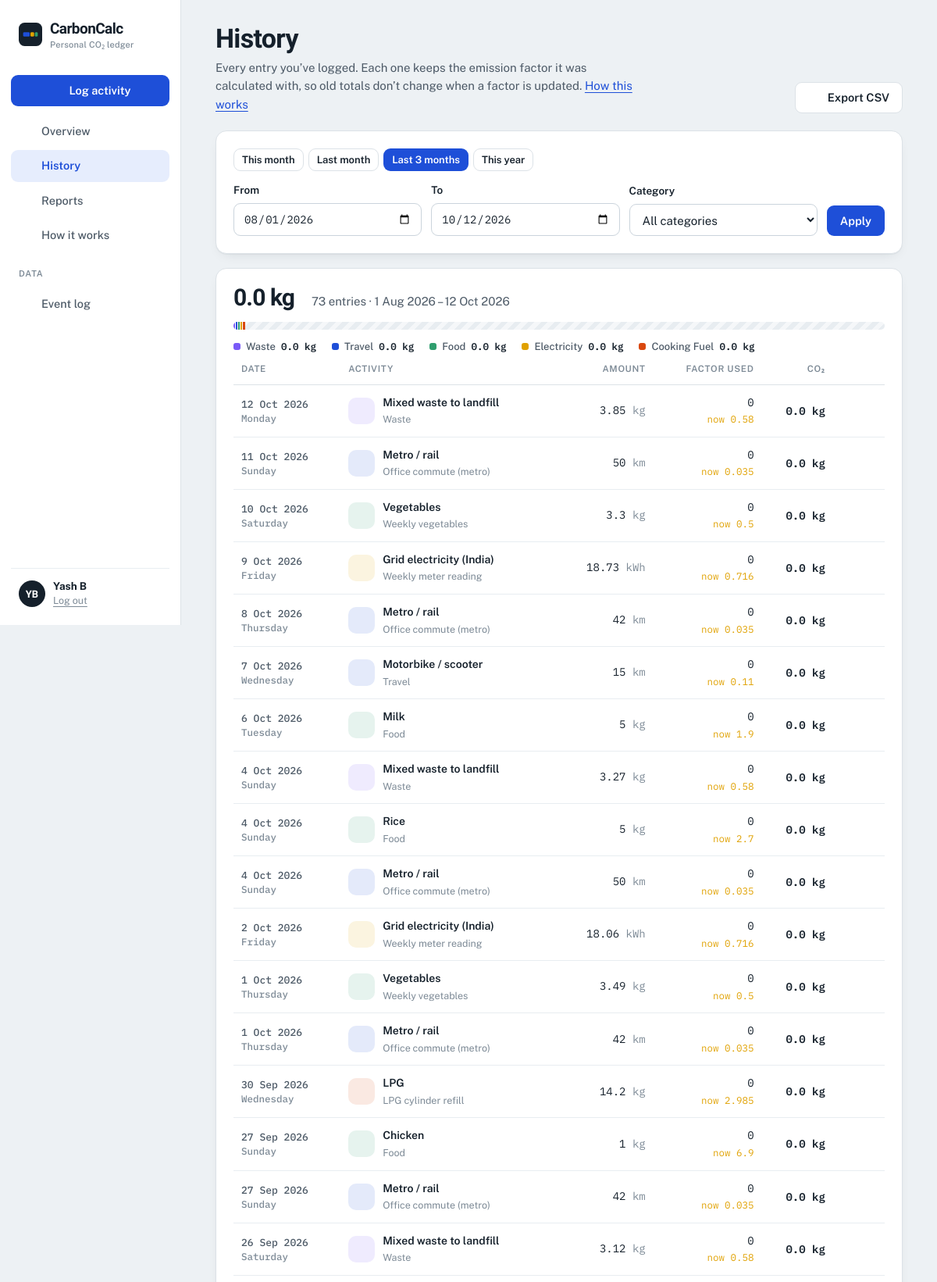
Screenshot of /history.php (signed in, upper part) with the database file from the repository.
### tables this page shows
CREATE TABLE activity_log (
  log_id             INT AUTO_INCREMENT PRIMARY KEY,
  user_id            INT NOT NULL,
  factor_id          INT NOT NULL,
  quantity           DECIMAL(10,2) NOT NULL CHECK (quantity > 0),
  log_date           DATE NOT NULL,
  factor_value_used  DECIMAL(10,4) NOT NULL DEFAULT 0,
  co2_kg             DECIMAL(12,3) NOT NULL DEFAULT 0,
  note               VARCHAR(255) NULL,
  created_at         TIMESTAMP NOT NULL DEFAULT CURRENT_TIMESTAMP,
  CONSTRAINT fk_log_user   FOREIGN KEY (user_id)   REFERENCES users(user_id) ON DELETE CASCADE,
  CONSTRAINT fk_log_factor FOREIGN KEY (factor_id) REFERENCES emission_factor(factor_id) ON DELETE RESTRICT,
  INDEX idx_log_date (log_date),
  INDEX idx_user_date (user_id, log_date)
);

CREATE TABLE emission_factor (
  factor_id        INT AUTO_INCREMENT PRIMARY KEY,
  category_id      INT NOT NULL,
  factor_name      VARCHAR(100) NOT NULL,
  unit             VARCHAR(20) NOT NULL,
  kg_co2_per_unit  DECIMAL(10,4) NOT NULL CHECK (kg_co2_per_unit >= 0),
  source           VARCHAR(150) NOT NULL,
  is_active        TINYINT(1) NOT NULL DEFAULT 1,
  updated_at       TIMESTAMP NOT NULL DEFAULT CURRENT_TIMESTAMP ON UPDATE CURRENT_TIMESTAMP,
  CONSTRAINT fk_factor_category FOREIGN KEY (category_id)
      REFERENCES category(category_id) ON DELETE RESTRICT ON UPDATE CASCADE,
  UNIQUE KEY uq_factor (category_id, factor_name)
);

CREATE TABLE category (
  category_id    INT AUTO_INCREMENT PRIMARY KEY,
  category_name  VARCHAR(50) NOT NULL UNIQUE,
  unit           VARCHAR(20) NOT NULL
);

### history.php (the view, shortened to what this page needs)
<?php
require 'includes/auth.php';
$uid = $_SESSION['user_id'];
$db  = db();
$isDate = fn($s) => is_string($s) && ($d = DateTime::createFromFormat('Y-m-d', $s)) && $d->format('Y-m-d') === $s;
$from = $isDate($_GET['from'] ?? null) ? $_GET['from'] : date('Y-m-01', strtotime('-2 months'));
$to   = $isDate($_GET['to'] ?? null)   ? $_GET['to']   : date('Y-m-d');
$cid  = (int)($_GET['category'] ?? 0);
$sql = 'SELECT a.log_id, a.log_date, c.category_name, f.factor_name, a.quantity, f.unit,
               a.factor_value_used, f.kg_co2_per_unit, a.co2_kg, f.source, a.note
        FROM activity_log a
        JOIN emission_factor f ON f.factor_id = a.factor_id
        JOIN category c        ON c.category_id = f.category_id
        WHERE a.user_id = ? AND a.log_date BETWEEN ? AND ?';
$args = [$uid, $from, $to];
$sql .= ' ORDER BY a.log_date DESC, a.log_id DESC';
$st = $db->prepare($sql); $st->execute($args); $rows = $st->fetchAll();
$sum = array_sum(array_column($rows, 'co2_kg'));
$byCat = [];
foreach ($rows as $r) $byCat[$r['category_name']] = ($byCat[$r['category_name']] ?? 0) + $r['co2_kg'];
arsort($byCat);
$ranges = [
    'This month'    => [date('Y-m-01'), date('Y-m-d')],
    'Last month'    => [date('Y-m-01', strtotime('first day of last month')), date('Y-m-t', strtotime('last day of last month'))],
    'Last 3 months' => [date('Y-m-01', strtotime('-2 months')), date('Y-m-d')],
    'This year'     => [date('Y-01-01'), date('Y-m-d')],
];
$qs = fn(array $extra = []) => http_build_query(array_merge(['from' => $from, 'to' => $to, 'category' => $cid ?: null], $extra));
$fmtQty = 'trimnum';
include 'includes/header.php';
?>
<div class="page-head">
  <div>
    <h1>History</h1>
    <p>Every entry you’ve logged. Each one keeps the emission factor it was calculated with, so old totals don’t change when a factor is updated. <a href="methodology.php#flow">How this works</a></p>
  </div>
  <a class="btn btn-quiet" href="history.php?<?= e($qs(['export' => 1])) ?>"><?= icon('download') ?>Export CSV</a>
</div>
<form class="card" method="get">
  <div class="presets">
    <?php foreach ($ranges as $label => [$a, $b2]): $on = $from === $a && $to === $b2; ?>
      <a class="btn btn-sm <?= $on ? 'btn-primary' : 'btn-quiet' ?>" href="?<?= e(http_build_query(['from' => $a, 'to' => $b2, 'category' => $cid ?: null])) ?>"><?= $label ?></a>
    <?php endforeach; ?>
  </div>
  <div class="filters">
    <label>From <input type="date" name="from" value="<?= e($from) ?>" max="<?= date('Y-m-d') ?>"></label>
    <label>To <input type="date" name="to" value="<?= e($to) ?>" max="<?= date('Y-m-d') ?>"></label>
    <label>Category
      <select name="category"><option value="0">All categories</option>
      </select></label>
    <div class="actions"><button>Apply</button></div>
  </div>
</form>
<section class="card">
  <?php if ($rows): ?>
  <div class="summary-line">
    <span class="big num"><?= kg($sum) ?></span>
    <span class="muted"><?= count($rows) ?> <?= count($rows) === 1 ? 'entry' : 'entries' ?> · <?= e(date('j M Y', strtotime($from))) ?> – <?= e(date('j M Y', strtotime($to))) ?></span>
  </div>
  <div class="strip-track" style="height:10px;margin:14px 0 4px;border-radius:5px">
    <?php foreach ($byCat as $n => $v): ?><div class="strip-seg" title="<?= e($n . ': ' . kg($v)) ?>" style="width:<?= round($v / max($sum, .001) * 100, 3) ?>%;<?= cat_meta($n)['style'] ?>;border-right-width:1px"></div><?php endforeach; ?>
  </div>
  <div class="legend" style="border:0;margin-top:6px;padding-top:6px">
    <?php foreach ($byCat as $n => $v): ?><span class="cat" style="<?= cat_meta($n)['style'] ?>"><i class="dot"></i><?= e($n) ?> <b><?= kg($v) ?></b></span><?php endforeach; ?>
  </div>
  <div class="table-wrap mt">
  <table>
    <thead><tr><th>Date</th><th>Activity</th><th class="r">Amount</th><th class="r hide-sm">Factor used</th><th class="r">CO₂</th><th><span class="sr">Delete</span></th></tr></thead>
    <tbody>
    <?php foreach ($rows as $r): $changed = (float)$r['factor_value_used'] !== (float)$r['kg_co2_per_unit']; ?>
    <tr>
      <td class="date-cell"><?= e(date('j M Y', strtotime($r['log_date']))) ?><span class="sub"><?= e(date('l', strtotime($r['log_date']))) ?></span></td>
      <td style="min-width:200px"><div style="display:flex;gap:10px;align-items:center"><?= cat_icon($r['category_name']) ?>
        <div><b style="font-weight:600"><?= e($r['factor_name']) ?></b><span class="sub"><?= $r['note'] ? e($r['note']) : e($r['category_name']) ?></span></div></div></td>
      <td class="r num" style="white-space:nowrap"><?= e($fmtQty($r['quantity'])) ?> <span class="faint"><?= e($r['unit']) ?></span></td>
      <td class="r num hide-sm" title="Source: <?= e($r['source']) ?>"><?= e($fmtQty($r['factor_value_used'])) ?>
        <?php if ($changed): ?><span class="sub" style="color:var(--c-electricity)">now <?= e($fmtQty($r['kg_co2_per_unit'])) ?></span><?php endif; ?></td>
      <td class="kg-cell"><?= kg((float)$r['co2_kg']) ?></td>
      <td class="r"><form method="post" onsubmit="return confirm('Delete this entry? This can’t be undone.')"><?= csrf_field() ?>
          <button class="icon-del" name="delete" value="<?= $r['log_id'] ?>" aria-label="Delete <?= e($r['factor_name'] . ' on ' . $r['log_date']) ?>" title="Delete entry"><?= icon('x') ?></button></form></td>
    </tr>
    <?php endforeach; ?>
    </tbody>
  </table>
  </div>
  <?php endif; ?>
</section>
<?php include 'includes/footer.php'; ?>

### includes/auth.php (shortened to what this page needs)
<?php
function e($s): string { return htmlspecialchars((string)$s, ENT_QUOTES, 'UTF-8'); }
function icon(string $name): string {
    return '<svg viewBox="0 0 24 24" aria-hidden="true">' . ($p[$name] ?? $p['other']) . '</svg>';
}
function cat_meta(string $name): array {
    [$var, $icon] = [
        'Travel'       => ['--c-travel', 'travel'],
        'Electricity'  => ['--c-electricity', 'electricity'],
        'Cooking Fuel' => ['--c-fuel', 'fuel'],
        'Food'         => ['--c-food', 'food'],
        'Waste'        => ['--c-waste', 'waste'],
    ][$name] ?? ['--c-other', 'other'];
    return ['var' => $var, 'icon' => $icon, 'style' => "--cc:var($var)"];
}
function cat_icon(string $name): string {
    $m = cat_meta($name);
    return '<span class="ci" style="' . $m['style'] . '">' . icon($m['icon']) . '</span>';
}
function kg(float $v, bool $unit = true): string {
    return number_format($v, abs($v) < 100 ? 1 : 0) . ($unit ? ' kg' : '');
}
function trimnum($v): string {
    $s = (string)$v;
    return str_contains($s, '.') ? rtrim(rtrim($s, '0'), '.') : $s;
}

### rows the page displays
activity_log: log_date "12 Oct 2026", log_date "Monday", factor.factor_name "Mixed waste to landfill", category.category_name "Waste", quantity "3.85", factor.unit "kg", factor_value_used "0", factor.kg_co2_per_unit "0.58", co2_kg "0.0 kg"
activity_log: log_date "11 Oct 2026", log_date "Sunday", factor.factor_name "Metro / rail", note "Office commute (metro)", quantity "50", factor.unit "km", factor_value_used "0", factor.kg_co2_per_unit "0.035", co2_kg "0.0 kg"
activity_log: log_date "10 Oct 2026", log_date "Saturday", factor.factor_name "Vegetables", note "Weekly vegetables", quantity "3.3", factor.unit "kg", factor_value_used "0", factor.kg_co2_per_unit "0.5", co2_kg "0.0 kg"
activity_log: log_date "9 Oct 2026", log_date "Friday", factor.factor_name "Grid electricity (India)", note "Weekly meter reading", quantity "18.73", factor.unit "kWh", factor_value_used "0", factor.kg_co2_per_unit "0.716", co2_kg "0.0 kg"
activity_log: log_date "8 Oct 2026", log_date "Thursday", factor.factor_name "Metro / rail", note "Office commute (metro)", quantity "42", factor.unit "km", factor_value_used "0", factor.kg_co2_per_unit "0.035", co2_kg "0.0 kg"
activity_log: log_date "7 Oct 2026", log_date "Wednesday", factor.factor_name "Motorbike / scooter", category.category_name "Travel", quantity "15", factor.unit "km", factor_value_used "0", factor.kg_co2_per_unit "0.11", co2_kg "0.0 kg"
activity_log: log_date "6 Oct 2026", log_date "Tuesday", factor.factor_name "Milk", category.category_name "Food", quantity "5", factor.unit "kg", factor_value_used "0", factor.kg_co2_per_unit "1.9", co2_kg "0.0 kg"
activity_log: log_date "4 Oct 2026", log_date "Sunday", factor.factor_name "Mixed waste to landfill", category.category_name "Waste", quantity "3.27", factor.unit "kg", factor_value_used "0", factor.kg_co2_per_unit "0.58", co2_kg "0.0 kg"
activity_log: log_date "4 Oct 2026", log_date "Sunday", factor.factor_name "Rice", category.category_name "Food", quantity "5", factor.unit "kg", factor_value_used "0", factor.kg_co2_per_unit "2.7", co2_kg "0.0 kg"
activity_log: log_date "4 Oct 2026", log_date "Sunday", factor.factor_name "Metro / rail", note "Office commute (metro)", quantity "50", factor.unit "km", factor_value_used "0", factor.kg_co2_per_unit "0.035", co2_kg "0.0 kg"
activity_log: log_date "2 Oct 2026", log_date "Friday", factor.factor_name "Grid electricity (India)", note "Weekly meter reading", quantity "18.06", factor.unit "kWh", factor_value_used "0", factor.kg_co2_per_unit "0.716", co2_kg "0.0 kg"
activity_log: log_date "1 Oct 2026", log_date "Thursday", factor.factor_name "Vegetables", note "Weekly vegetables", quantity "3.49", factor.unit "kg", factor_value_used "0", factor.kg_co2_per_unit "0.5", co2_kg "0.0 kg"
activity_log: log_date "1 Oct 2026", log_date "Thursday", factor.factor_name "Metro / rail", note "Office commute (metro)", quantity "42", factor.unit "km", factor_value_used "0", factor.kg_co2_per_unit "0.035", co2_kg "0.0 kg"
activity_log: log_date "30 Sep 2026", log_date "Wednesday", factor.factor_name "LPG", note "LPG cylinder refill", quantity "14.2", factor.unit "kg", factor_value_used "0", factor.kg_co2_per_unit "2.985", co2_kg "0.0 kg"
activity_log: log_date "27 Sep 2026", log_date "Sunday", factor.factor_name "Chicken", category.category_name "Food", quantity "1", factor.unit "kg", factor_value_used "0", factor.kg_co2_per_unit "6.9", co2_kg "0.0 kg"
activity_log: log_date "27 Sep 2026", log_date "Sunday", factor.factor_name "Metro / rail", note "Office commute (metro)", quantity "42", factor.unit "km", factor_value_used "0", factor.kg_co2_per_unit "0.035", co2_kg "0.0 kg"
activity_log: log_date "26 Sep 2026", log_date "Saturday", factor.factor_name "Mixed waste to landfill", category.category_name "Waste", quantity "3.12", factor.unit "kg", factor_value_used "0", factor.kg_co2_per_unit "0.58", co2_kg "0.0 kg"

### other values shown
$label "Overview History Reports How it works Event log"
initials($_SESSION['name']) "YB"
$_SESSION['name'] "Yash B"
$label "This month"
$label "Last month"
$label "Last 3 months"
$label "This year"
kg($sum) "0.0 kg"
count($rows) "73"
date('j M Y', strtotime($from)) "1 Aug 2026"
date('j M Y', strtotime($to)) "12 Oct 2026"
$n "Waste"
kg($v) "0.0 kg"
$n "Travel"
$n "Food"
